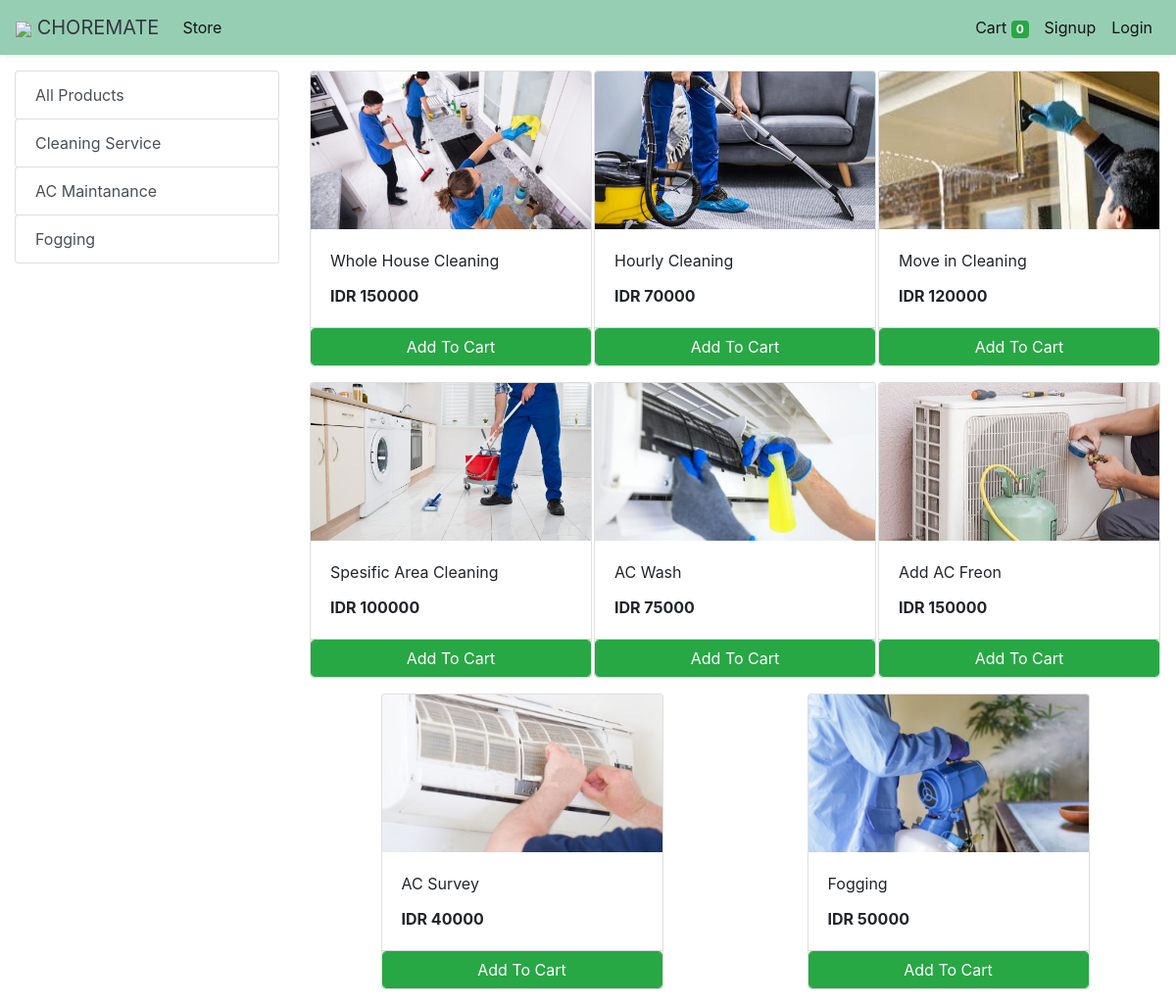
The app's page /store with its own data.
### store/models/category.py (models this page shows, shortened)
class Category(models.Model):
    name= models.CharField(max_length=50)
    @staticmethod
    def get_all_categories():
        return Category.objects.all()

### store/models/product.py (models this page shows, shortened)
class Products(models.Model):
    name = models.CharField(max_length=60)
    price= models.IntegerField(default=0)
    category= models.ForeignKey(Category,on_delete=models.CASCADE,default=1 )
    description= models.CharField(max_length=250, default='', blank=True, null= True)
    image= models.ImageField(upload_to='uploads/products/')
    @staticmethod
    def get_all_products():
        return Products.objects.all()

### store/views/home.py (the view)
# urls.py: path('' , include('store.urls'))
def store(request):
    cart = request.session.get('cart')
    if not cart:
        request.session['cart'] = {}
    products = None
    categories = Category.get_all_categories()
    categoryID = request.GET.get('category')
    if categoryID:
        products = Products.get_all_products_by_categoryid(categoryID)
    else:
        products = Products.get_all_products();
    data = {}
    data['products'] = products
    data['categories'] = categories
    print('you are : ', request.session.get('email'))
    return render(request, 'index.html', data)

### store/templatetags/cart.py (called while the page is built)
@register.filter (name='is_in_cart')
def is_in_cart(product, cart):
    keys = cart.keys ()
    for id in keys:
        if int (id) == product.id:
            return True
    return False;

### store/templatetags/custom_filter.py (called while the page is built)
@register.filter(name='currency')
def currency(number):
    return "IDR "+str(number)

### store/templates/index.html (shortened to what this page needs)
{% extends 'base.html' %}
{% block content %}
{% load cart %}
{% load custom_filter %}
<div class="container-fluid mt-3">
	<div class="row">
		<div class="col-lg-3 mx-auto">
			<div class="list-group">
				<a href="/" class="list-group-item list-group-item-action btn btn-outline-success">All Products</a>
				{% for category in categories %}
				<a href="/?category={{category.id}}"
					class="list-group-item list-group-item-action btn btn-outline-success ">{{category.name}}</a>
				{% endfor %}
			</div>
		</div>
		<div id='products' class="col-lg-9 mx-auto">
			<div class="row mx-auto">
				{% for product in products %}
				<div class="card mx-auto mb-3" id={{product.id}} style="width: 18rem;">
					<img class="card-img-top" src="{{product.image.url}}" alt="Card image cap">
					<div class="card-body">
						<p class="card-title">{{product.name}}</p>
						<p class="card-text"><b>{{product.price|currency}}</b></p>
					</div>
					<div class="card-footer p-0 no-gutters">
						{% if product|is_in_cart:request.session.cart %}
						<div class="row no-gutters">
							<form action="/#{{product.id}}" class="col-2 " method="post">
								{% csrf_token %}
								<input hidden type="text" name='product' value='{{product.id}}'>
								<input hidden type="text" name='remove' value='True'>
								<input type="submit" value=" - " class="btn btn-block btn-success border-right">
							</form>
							<div class="text-center col btn btn-success">{{product|cart_quantity:request.session.cart}} in Cart</div>
							<form action="/#{{product.id}}" class="col-2 " method="post">
								{% csrf_token %}
								<input hidden type="text" name='product' value='{{product.id}}'>
								<input type="submit" value=" + " class="btn btn-block btn-success border-left">
							</form>
						</div>
						{% else %}
						<form action="/#{{product.id}}" method="POST" class="btn-block">
							<input type="submit" class="float-right btn btn-success form-control"
								value="Add To Cart">
						</form>
						{% endif %}
					</div>
				</div>
				{% endfor %}
			</div>
		</div>
	</div>
</div>
{% endblock %}

### store/templates/base.html (shortened to what this page needs)
<!doctype html>
<html lang="en">
<head>
  <link rel="stylesheet" href="https://maxcdn.bootstrapcdn.com/bootstrap/4.0.0/css/bootstrap.min.css"
>
</head>
<body>
<nav class="one-edge-shadow
  navbar navbar-light
  sticky-top navbar
  navbar-expand-lg
  text-white">
    <a class="navbar-brand ms-3 text-dark " href="/">
    <link rel="stylesheet" href="https://use.fontawesome.com/releases/v5.7.0/css/all.css">
    <img src="https://cdn-icons-png.flaticon.com/512/3202/3202844.png" style="width:50px;height:50px,color:text-light;"> CHOREMATE</a>
    <div class="collapse navbar-collapse" id="navbarSupportedContent">
      <ul class="navbar-nav mr-auto">
        <li class="nav-item active">
          <a class="nav-link" href="/store">Store <span class="sr-only">(current)</span></a>
        </li>
          </ul>
      <ul class=" navbar-nav my-2 my-lg-0">
        <li class="nav-item active">
          <a class="nav-link" href="/cart">Cart
            <span class="badge badge-success">{{request.session.cart.keys|length}}</span>
            <span class="sr-only">(current)</span></a>
        </li>
        {% if request.session.customer %}
        <li class="nav-item active ">
          <a class="nav-link" href="/orders">Orders<span class="sr-only">(current)</span></a>
        </li>
        <li class="nav-item active ">
          <a class="nav-link" href="/logout">Logout<span class="sr-only">(current)</span></a>
        </li>
        {% else %}
        <li class="nav-item active">
          <a class="nav-link" href="/signup">Signup<span class="sr-only">(current)</span></a>
        </li>
        <li class="nav-item active">
          <a class="nav-link" href="/login">Login<span class="sr-only">(current)</span></a>
        </li>
        {% endif %}
      </ul>
    </div>
  </nav>
  {% block content %}{% endblock %}
</body>
</html>

### store/templates/base.html (style rules this page uses)
nav { background-color: #96CEB4; }
.one-edge-shadow { box-shadow: 0 8px 2px -5px rgb(246, 245, 245); }

### records on screen
Category: name "Cleaning Service"
Category: name "AC Maintanance"
Category: name "Fogging"
Products: image (picture), name "Whole House Cleaning", price "IDR 150000"
Products: image (picture), name "Hourly Cleaning", price "IDR 70000"
Products: image (picture), name "Move in Cleaning", price "IDR 120000"
Products: image (picture), name "Spesific Area Cleaning", price "IDR 100000"
Products: image (picture), name "AC Wash", price "IDR 75000"
Products: image (picture), name "Add AC Freon", price "IDR 150000"
Products: image (picture), name "AC Survey", price "IDR 40000"
Products: image (picture), name "Fogging", price "IDR 50000"

### other values on screen
{{ request.session.cart.keys|length }} "0"
